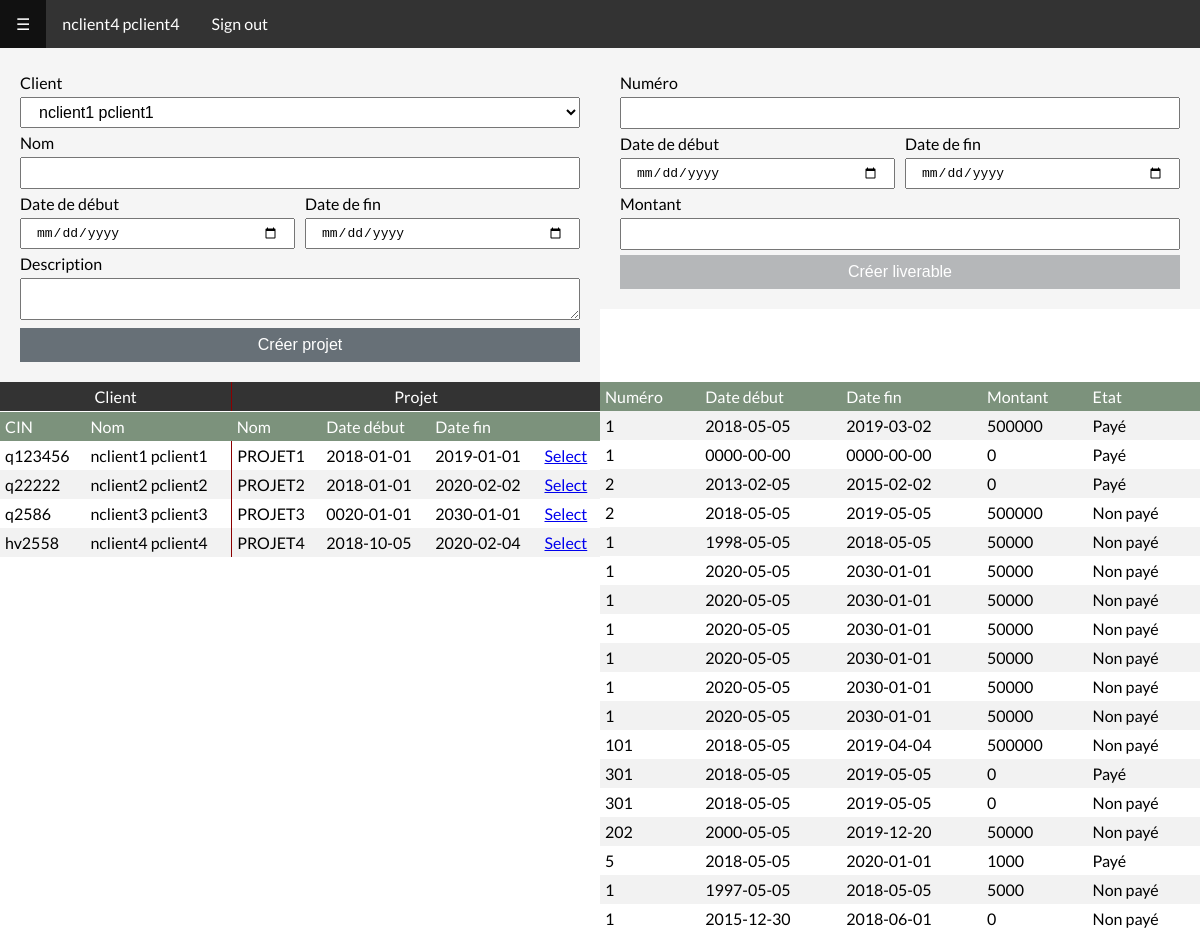
The page /amine/admin/manageprojets.php (signed in) on the database its author committed.
### tables this page shows
CREATE TABLE `projet` (
  `id_projet` int(11) NOT NULL,
  `id_utilisateur` int(11) DEFAULT NULL,
  `date_debut` date NOT NULL,
  `date_fin` date NOT NULL,
  `nom` varchar(255) NOT NULL,
  `description` text NOT NULL
);

CREATE TABLE `utilisateur` (
  `id` int(11) NOT NULL,
  `cin` varchar(45) NOT NULL,
  `nom` varchar(45) NOT NULL,
  `prenom` varchar(45) NOT NULL,
  `datenaiss` date NOT NULL,
  `email` varchar(255) NOT NULL,
  `pass` text NOT NULL,
  `is_admin` tinyint(1) DEFAULT NULL,
  `is_active` tinyint(1) DEFAULT '0'
);

CREATE TABLE `liverable` (
  `id_liverable` int(11) NOT NULL,
  `numero_liverable` int(11) NOT NULL,
  `id_projet` varchar(45) NOT NULL,
  `date_debut` date DEFAULT NULL,
  `date_fin` date DEFAULT NULL,
  `montant` float NOT NULL DEFAULT '0',
  `paye` tinyint(1) NOT NULL DEFAULT '0'
);

### amine/admin/assets/classes/database.class.php (called while the page is built, shortened)
<?php
class Database {
    private $pdo = null;
    private static $instance = null;
    public static function ini($host, $dbname, $username, $password) {
        if(self::$instance == null || self::$instance->attrChanged($host, $dbname, $username, $password)) {
            self::$instance = new Database($host, $dbname, $username, $password);
        }
        return self::$instance;
    }
    public function __construct($host, $dbname, $username, $password) {
        $this->pdo = new PDO("mysql:host=$host; dbname=$dbname", $username, $password);
        $this->pdo->setAttribute(PDO::ATTR_ERRMODE, PDO::ERRMODE_EXCEPTION);
        $this->pdo->setAttribute(PDO::ATTR_DEFAULT_FETCH_MODE, PDO::FETCH_ASSOC);
    }
    public function selectQuery($query, $params = []) {
        $stm = $this->pdo->prepare($query);
        $stm->execute($params);
        $stm = $stm->fetchAll();
        return $stm;
    }
}

### amine/admin/manageprojets.php (the view, shortened to what this page needs)
<?php
require(CLASSES_PATH . '/database.class.php');
$database = Database::ini(HOST, DB_NAME, DB_USER, DB_PASSWORD);
$clients = $database->selectQuery('SELECT * FROM Utilisateur WHERE (is_admin = false OR is_admin IS NULL) AND is_active = true');
$projets = $database->selectQuery('SELECT projet.*, utilisateur.cin, CONCAT(utilisateur.nom, \' \', utilisateur.prenom) AS \'nom_utilisateur\' FROM projet INNER JOIN utilisateur ON id_utilisateur = utilisateur.id');
$liverables = $database->selectQuery('SELECT * FROM Liverable');
?>
<!DOCTYPE html>
<html>
<head>
    <link rel='stylesheet' href='<?= CSS_PATH . '/ini.css' ?>' />
    <link rel='stylesheet' href='<?= CSS_PATH . '/nav.css' ?>' />
    <link rel='stylesheet' href='<?= CSS_PATH . '/grid.css' ?>' />
    <link rel='stylesheet' href='<?= CSS_PATH . '/tables.css' ?>' />
    <link rel='stylesheet' href='<?= CSS_PATH . '/forms.css' ?>' />
    <link rel='stylesheet' href='<?= CSS_PATH . '/manageprojets.css' ?>' />
</head>
<body>
    <?php include(INCLUDES_PATH . '/nav.inc.php'); ?>
    <section>
        <div class="row">
            <div class="col-6">
                <form action="manageprojets.php" method="post" class="form">
                    <div class="body">
                        <div class="control">
                            <label class="label">Client</label>
                            <select name="idClient" class="textbox">
                            <?php
                            foreach ($clients as $client):
                            ?>
                                <option value="<?= $client['id'] ?>"><?= $client['nom'] . ' ' . $client['prenom'] ?></option>
                            <?php
                            endforeach;
                            ?>
                            </select>
                        </div>
                        <div class="control">
                            <label class="label">Nom</label>
                            <input class="textbox" type="text" name="nom" />
                        </div>
                        <div class="control has-controls">
                            <div class="control">
                                <label class="label">Date de début</label>
                                <input class="textbox" type="date" name="dateDebut" />
                            </div>
                            <div class="control">
                                <label class="label">Date de fin</label>
                                <input class="textbox" type="date" name="dateFin" />
                            </div>
                        </div>
                        <div class="control">
                            <label class="label">Description</label>
                            <textarea name="description" class="textbox"></textarea>
                        </div>
                        <div class="control">
                            <button name="addProjet" class="btn">Créer projet</button>
                        </div>
                    </div>
                </form>
            </div>
            <div class="col-6">
                <form action="manageprojets.php" method="post" class="form">
                    <div class="body">
                        <div class="control">
                            <label class="label">Numéro</label>
                            <input class="textbox" type="text" name="numero" />
                        </div>
                        <div class="control has-controls">
                            <div class="control">
                                <label class="label">Date de début</label>
                                <input class="textbox" type="date" name="dateDebut" />
                            </div>
                            <div class="control">
                                <label class="label">Date de fin</label>
                                <input class="textbox" type="date" name="dateFin" />
                            </div>
                        </div>
                        <div class="control">
                            <label class="label">Montant</label>
                            <input class="textbox" type="text" name="montant" />
                        </div>
                        <div class="control">
                            <button class="btn" name="addLiverable" <?= !isset($_GET['idProjet']) ? 'disabled title="Selectioner un projet"' : '' ?>>Créer liverable</button>
                        </div>
                    </div>
                </form>
            </div>
        </div>
        <div class="row">
            <div class="col-6">
                <table class="custom">
                    <tr class="title">
                        <th colspan="2">Client</th>
                        <th colspan="5">Projet</th>
                    </tr>
                    <tr>
                        <th>CIN</th><th>Nom</th>
                        <th>Nom</th><th>Date début</th><th>Date fin</th>
                        <th></th>
                    </tr>
                    <?php
                    foreach($projets as $prj):
                    ?>
                    <tr>
                        <td><?= $prj['cin'] ?></td>
                        <td><?= $prj['nom_utilisateur'] ?></td>
                        <td><?= $prj['nom'] ?></td>
                        <td><?= $prj['date_debut'] ?></td>
                        <td><?= $prj['date_fin'] ?></td>
                        <td><a href="?idProjet=<?= $prj['id_projet'] ?>">Select</a></td>
                    </tr>
                    <?php
                    endforeach;
                    ?>
                </table>
            </div>
            <div class="col-6">
                <table>
                    <tr>
                        <th>Numéro</th><th>Date début</th><th>Date fin</th><th>Montant</th><th>Etat</th>
                    </tr>
                    <?php
                    foreach($liverables as $livrable):
                    ?>
                        <tr>
                            <td><?= $livrable['numero_liverable'] ?></td>
                            <td><?= $livrable['date_debut'] ?></td>
                            <td><?= $livrable['date_fin'] ?></td>
                            <td><?= $livrable['montant'] ?></td>
                            <td><a><?= $livrable['paye'] == '0' ? 'Non payé' : 'Payé' ?></a></td>
                        </tr>
                    <?php
                    endforeach;
                    ?>
                </table>
            </div>
        </div>
    </section>
</body>
</html>

### amine/admin/assets/css/ini.css (style rules this page uses)
* { padding: 0; margin: 0; font-weight: normal; font-size: 1em; box-sizing: border-box; }
body { font-family: 'Lato'; }

### amine/admin/assets/css/grid.css (style rules this page uses)
.row { position: relative; display: flex; }
.row .col-6 { width: calc(8.33333% * 6); }

### amine/admin/assets/css/tables.css (style rules this page uses)
.form { margin: none; }
table { border-collapse: collapse; width: 100%; }
th, td { text-align: left; padding: 5px; }
tr:nth-child(even) { background-color: #f2f2f2 }
th { background-color: #7c927c; color: white; }
.btn { text-decoration: none; }

### amine/admin/assets/css/forms.css (style rules this page uses)
.form, .header, .body { position: relative; }
.form { width: 30%; margin: auto; }
.form .body { padding: 20px; background-color: whitesmoke; }
.body .control { width: 100%; }
.control.has-controls { display: flex; }
.control.has-controls .control:first-child { padding-right: 5px; }
.control.has-controls .control:last-child { padding-left: 5px; }
.control .label { display: block; padding: 5px 0; }
.control .textbox { width: 100%; padding: 5px 14px; }
.control .btn { width: 100%; margin-top: 5px; padding: 8px 16px; background-color: #677077; color: white; cursor: pointer; border: none; outline: none; }
.control .btn[disabled] { background-color: #b5b7b9; }

### amine/admin/assets/css/manageprojets.css (style rules this page uses)
.form { width: 100%; }
.custom td:nth-child(2), .custom tr:first-child th:nth-child(1) { border-right: 1px solid darkred; }
.custom .title th { border-bottom: 1px solid #FFF; background-color: #333; text-align: center; }

### rows shown on the page
projet: id_utilisateur.cin "q123456", nom_utilisateur "nclient1 pclient1", nom "PROJET1", date_debut "2018-01-01", date_fin "2019-01-01"
projet: id_utilisateur.cin "q22222", nom_utilisateur "nclient2 pclient2", nom "PROJET2", date_debut "2018-01-01", date_fin "2020-02-02"
projet: id_utilisateur.cin "q2586", nom_utilisateur "nclient3 pclient3", nom "PROJET3", date_debut "0020-01-01", date_fin "2030-01-01"
projet: id_utilisateur.cin "hv2558", nom_utilisateur "nclient4 pclient4", nom "PROJET4", date_debut "2018-10-05", date_fin "2020-02-04"
liverable: numero_liverable "1", date_debut "2018-05-05", date_fin "2019-03-02", montant "500000", paye "Payé"
liverable: numero_liverable "1", date_debut "0000-00-00", date_fin "0000-00-00", montant "0", paye "Payé"
liverable: numero_liverable "2", date_debut "2013-02-05", date_fin "2015-02-02", montant "0", paye "Payé"
liverable: numero_liverable "2", date_debut "2018-05-05", date_fin "2019-05-05", montant "500000", paye "Non payé"
liverable: numero_liverable "1", date_debut "1998-05-05", date_fin "2018-05-05", montant "50000", paye "Non payé"
liverable: numero_liverable "1", date_debut "2020-05-05", date_fin "2030-01-01", montant "50000", paye "Non payé"
liverable: numero_liverable "1", date_debut "2020-05-05", date_fin "2030-01-01", montant "50000", paye "Non payé"
liverable: numero_liverable "1", date_debut "2020-05-05", date_fin "2030-01-01", montant "50000", paye "Non payé"
liverable: numero_liverable "1", date_debut "2020-05-05", date_fin "2030-01-01", montant "50000", paye "Non payé"
liverable: numero_liverable "1", date_debut "2020-05-05", date_fin "2030-01-01", montant "50000", paye "Non payé"
liverable: numero_liverable "1", date_debut "2020-05-05", date_fin "2030-01-01", montant "50000", paye "Non payé"
liverable: numero_liverable "101", date_debut "2018-05-05", date_fin "2019-04-04", montant "500000", paye "Non payé"
liverable: numero_liverable "301", date_debut "2018-05-05", date_fin "2019-05-05", montant "0", paye "Payé"
liverable: numero_liverable "301", date_debut "2018-05-05", date_fin "2019-05-05", montant "0", paye "Non payé"
liverable: numero_liverable "202", date_debut "2000-05-05", date_fin "2019-12-20", montant "50000", paye "Non payé"
liverable: numero_liverable "5", date_debut "2018-05-05", date_fin "2020-01-01", montant "1000", paye "Payé"
liverable: numero_liverable "1", date_debut "1997-05-05", date_fin "2018-05-05", montant "5000", paye "Non payé"
liverable: numero_liverable "1", date_debut "2015-12-30", date_fin "2018-06-01", montant "0", paye "Non payé"

### other values the page prints
$value['text'] "nclient4 pclient4"
$value['text'] "Sign out"
form field idClient "nclient1 pclient1"
